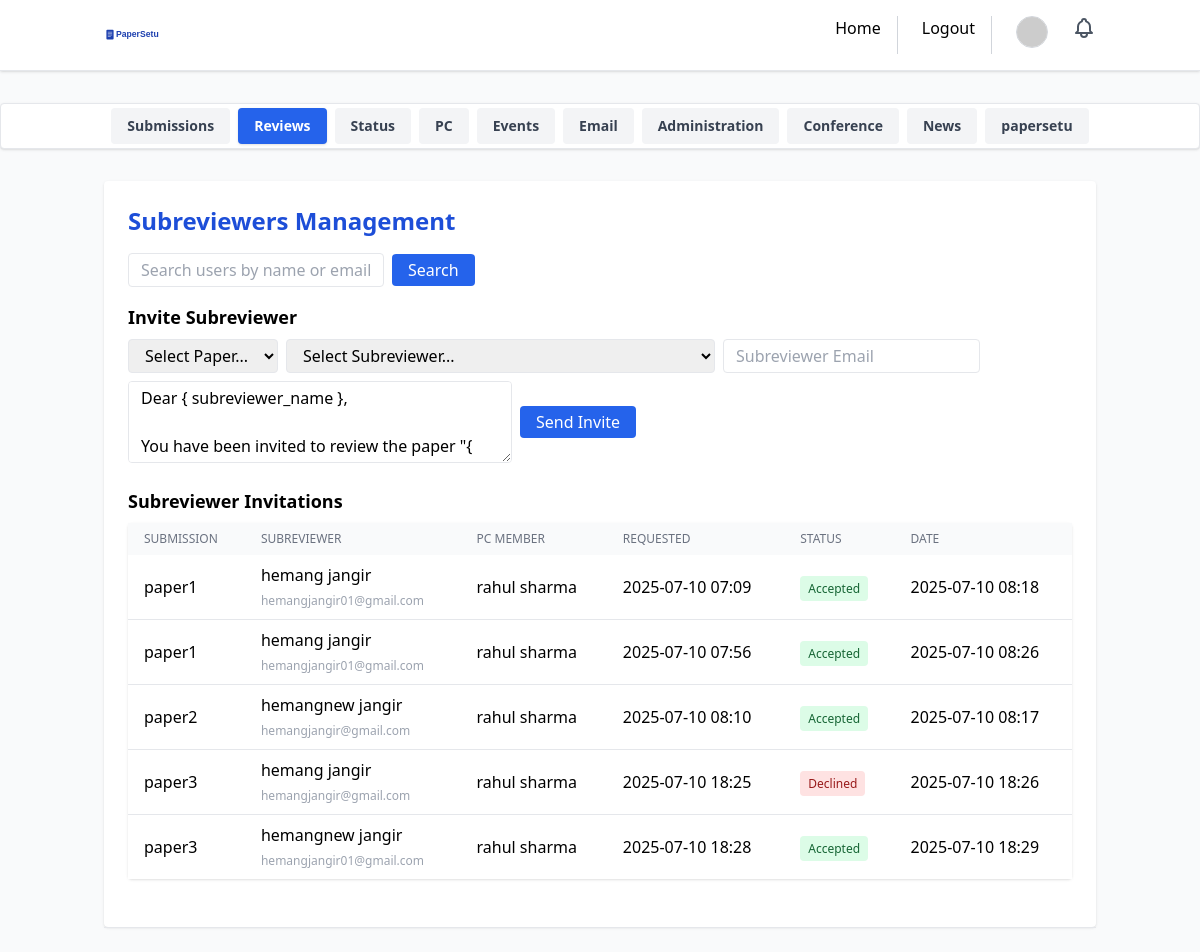
Page /dashboard/conference/8/subreviewers/ (signed in) on the committed database.
### conference/models.py (models this page shows, shortened)
class SubreviewerInvite(models.Model):
    STATUS_CHOICES = [
        ('invited', 'Invited'),
        ('accepted', 'Accepted'),
        ('declined', 'Declined'),
        ('cancelled', 'Cancelled'),
    ]
    paper = models.ForeignKey(Paper, on_delete=models.CASCADE, related_name='subreviewer_invites')
    subreviewer = models.ForeignKey(User, on_delete=models.CASCADE, related_name='subreviewer_invites')
    invited_by = models.ForeignKey(User, on_delete=models.CASCADE, related_name='subreviewer_invited_by')
    email = models.EmailField()
    status = models.CharField(max_length=10, choices=STATUS_CHOICES, default='invited')
    requested_at = models.DateTimeField(auto_now_add=True)
    responded_at = models.DateTimeField(null=True, blank=True)
    token = models.CharField(max_length=64, unique=True)

class Paper(models.Model):
    title = models.CharField(max_length=255)
    abstract = models.TextField()
    file = models.FileField(upload_to='papers/')
    author = models.ForeignKey(User, on_delete=models.CASCADE, related_name='papers')
    conference = models.ForeignKey(Conference, on_delete=models.CASCADE, related_name='papers')
    submitted_at = models.DateTimeField(auto_now_add=True)
    status = models.CharField(max_length=20, choices=[('submitted', 'Submitted'), ('accepted', 'Accepted'), ('rejected', 'Rejected')], default='submitted')
    is_final_list = models.BooleanField(default=False, help_text="Mark if this paper is included in the final endorsed list")
    keywords = models.CharField(max_length=255, blank=True, help_text="Comma-separated keywords")

### accounts/models.py (models this page shows, shortened)
class User(AbstractUser):
    email = models.EmailField(unique=True)
    is_verified = models.BooleanField(default=False)
    otp = models.CharField(max_length=6, blank=True, null=True)
    otp_created_at = models.DateTimeField(blank=True, null=True)

### dashboard/views.py (the view, shortened to what this page needs)
# urls.py: path('conference/<int:conf_id>/subreviewers/', views.subreviewers, name='subreviewers'),
@login_required
def subreviewers(request, conf_id):
    conference = get_object_or_404(Conference, id=conf_id)
    if not (conference.chair == request.user or UserConferenceRole.objects.filter(user=request.user, conference=conference, role='pc_member').exists()):
        return render(request, 'dashboard/forbidden.html', {'message': 'You do not have permission to manage subreviewers.'})
    search_query = request.GET.get('search', '').strip()
    papers = Paper.objects.filter(conference=conference)
    all_users = User.objects.exclude(id=conference.chair.id)
    if search_query:
        all_users = all_users.filter(username__icontains=search_query) | all_users.filter(email__icontains=search_query)
    message = None
    message_type = None
    invites = SubreviewerInvite.objects.filter(paper__conference=conference).select_related('paper', 'subreviewer', 'invited_by')
    authors = User.objects.filter(papers__conference=conference).distinct()
    reviewers = User.objects.filter(reviews__paper__conference=conference).distinct()
    review_invites = ReviewInvite.objects.filter(conference=conference)
    available_reviewers = User.objects.exclude(
        id__in=UserConferenceRole.objects.filter(conference=conference).values_list('user_id', flat=True)
    ).exclude(id=conference.chair.id)
    all_users = User.objects.exclude(id=conference.chair.id)
    assign_message = None
    invite_message = message  # Use the message from the POST handling above
    invite_url = None
    default_template = f"""Dear {{ subreviewer_name }},

You have been invited to review the paper "{{ paper_title }}" for {conference.name}.

Please click the following link to accept or decline this invitation:
{{ invite_url }}

Best regards,
{conference.chair.get_full_name() or conference.chair.username}
Conference Chair"""
    nav_items = [
        "Submissions", "Reviews", "Status", "PC", "Events",
        "Email", "Administration", "Conference", "News", "papersetu"
    ]
    active_tab = "Reviews"
    review_dropdown_items = [
        {'label': 'All submissions', 'url': reverse('dashboard:all_submissions', args=[conference.id])},
        {'label': 'Assigned to me', 'url': reverse('dashboard:assigned_to_me', args=[conference.id])},
        {'label': 'Subreviewers', 'url': reverse('dashboard:subreviewers', args=[conference.id])},
        {'label': 'Pool of subreviewers', 'url': reverse('dashboard:pool_subreviewers', args=[conference.id])},
        {'label': 'By PC member', 'url': reverse('dashboard:by_pc_member', args=[conference.id])},
        {'label': 'By submission', 'url': reverse('dashboard:by_submission', args=[conference.id])},
        {'label': 'Delete', 'url': reverse('dashboard:delete_review', args=[conference.id])},
        {'label': 'Send to authors', 'url': reverse('dashboard:send_to_authors', args=[conference.id])},
        {'label': 'Missing reviews', 'url': reverse('dashboard:missing_reviews', args=[conference.id])},
    ]
    context = {
        'conference': conference,
        'papers': papers,
        'authors': authors,
        'reviewers': reviewers,
        'review_invites': review_invites,
        'available_reviewers': available_reviewers,
        'assign_message': assign_message,
        'invite_message': invite_message,
        'invite_url': invite_url,
        'search_query': search_query,
        'nav_items': nav_items,
        'active_tab': active_tab,
        'review_dropdown_items': review_dropdown_items,
        'invites': invites,  # Add the invites to context
        'message': message,  # Add the message to context
        'message_type': message_type,  # Add the message type to context
        'all_users': all_users,  # Add all users for dropdown
        'default_template': default_template,  # Add default template
    }
    return render(request, 'dashboard/subreviewers.html', context)

### templates/dashboard/subreviewers.html (shortened to what this page needs)
{% extends 'dashboard/dashboard.html' %}
{% load dashboard_extras %}
{% block nav %}{{ block.super }}{% endblock %}
{% block content %}
<div class="bg-white rounded shadow p-6">
    <h1 class="text-2xl font-bold mb-4 text-blue-700">Subreviewers Management</h1>
    <form method="get" class="mb-4 flex space-x-2 items-center">
        <input type="text" name="search" value="{{ search_query }}" placeholder="Search users by name or email..." class="border rounded px-3 py-1 w-64">
        <button type="submit" class="bg-blue-600 text-white px-4 py-1 rounded">Search</button>
    </form>
    <h2 class="text-lg font-semibold mb-2">Invite Subreviewer</h2>
    <form method="post" class="flex flex-wrap gap-2 items-center mb-6">
        <select name="paper_id" class="border rounded px-3 py-1">
            <option value="">Select Paper...</option>
        </select>
        <select name="user_id" class="border rounded px-3 py-1">
            <option value="">Select Subreviewer...</option>
        </select>
        <input type="email" name="email" placeholder="Subreviewer Email" class="border rounded px-3 py-1" required>
        <textarea name="template_body" class="border rounded px-3 py-1 w-96" rows="3">{{ default_template }}</textarea>
        <button type="submit" class="bg-blue-600 text-white px-4 py-1 rounded">Send Invite</button>
    </form>
    <h2 class="text-lg font-semibold mb-2">Subreviewer Invitations</h2>
    <table class="min-w-full bg-white rounded shadow mb-6">
        <thead class="bg-gray-50">
            <tr>
                <th class="px-4 py-2 text-left text-xs font-medium text-gray-500 uppercase">Submission</th>
                <th class="px-4 py-2 text-left text-xs font-medium text-gray-500 uppercase">Subreviewer</th>
                <th class="px-4 py-2 text-left text-xs font-medium text-gray-500 uppercase">PC Member</th>
                <th class="px-4 py-2 text-left text-xs font-medium text-gray-500 uppercase">Requested</th>
                <th class="px-4 py-2 text-left text-xs font-medium text-gray-500 uppercase">Status</th>
                <th class="px-4 py-2 text-left text-xs font-medium text-gray-500 uppercase">Date</th>
            </tr>
        </thead>
        <tbody class="bg-white divide-y divide-gray-200">
            {% for invite in invites %}
            <tr>
                <td class="px-4 py-2">{{ invite.paper.title }}</td>
                <td class="px-4 py-2">{{ invite.subreviewer.get_full_name|default:invite.subreviewer.username }}<br><span class="text-xs text-gray-400">{{ invite.email }}</span></td>
                <td class="px-4 py-2">{{ invite.invited_by.get_full_name|default:invite.invited_by.username }}</td>
                <td class="px-4 py-2">{{ invite.requested_at|date:'Y-m-d H:i' }}</td>
                <td class="px-4 py-2">
                    <span class="px-2 py-1 rounded text-xs {% if invite.status == 'accepted' %}bg-green-100 text-green-800{% elif invite.status == 'declined' %}bg-red-100 text-red-800{% else %}bg-yellow-100 text-yellow-800{% endif %}">{{ invite.get_status_display }}</span>
                </td>
                <td class="px-4 py-2">{{ invite.responded_at|date:'Y-m-d H:i'|default:'-' }}</td>
            </tr>
            {% empty %}
            <tr><td colspan="6" class="text-center text-gray-500 py-4">No subreviewer invitations yet.</td></tr>
            {% endfor %}
        </tbody>
    </table>
</div>
{% endblock %}

### rows in the picture
SubreviewerInvite: paper "paper1", subreviewer.get_full_name "hemang jangir", email "hemangjangir01@gmail.com", invited_by.get_full_name "rahul sharma", requested_at "2025-07-10 07:09", status "Accepted", responded_at "2025-07-10 08:18"
SubreviewerInvite: paper "paper1", subreviewer.get_full_name "hemang jangir", email "hemangjangir01@gmail.com", invited_by.get_full_name "rahul sharma", requested_at "2025-07-10 07:56", status "Accepted", responded_at "2025-07-10 08:26"
SubreviewerInvite: paper "paper2", subreviewer.get_full_name "hemangnew jangir", email "hemangjangir@gmail.com", invited_by.get_full_name "rahul sharma", requested_at "2025-07-10 08:10", status "Accepted", responded_at "2025-07-10 08:17"
SubreviewerInvite: paper "paper3", subreviewer.get_full_name "hemang jangir", email "hemangjangir@gmail.com", invited_by.get_full_name "rahul sharma", requested_at "2025-07-10 18:25", status "Declined", responded_at "2025-07-10 18:26"
SubreviewerInvite: paper "paper3", subreviewer.get_full_name "hemangnew jangir", email "hemangjangir01@gmail.com", invited_by.get_full_name "rahul sharma", requested_at "2025-07-10 18:28", status "Accepted", responded_at "2025-07-10 18:29"
